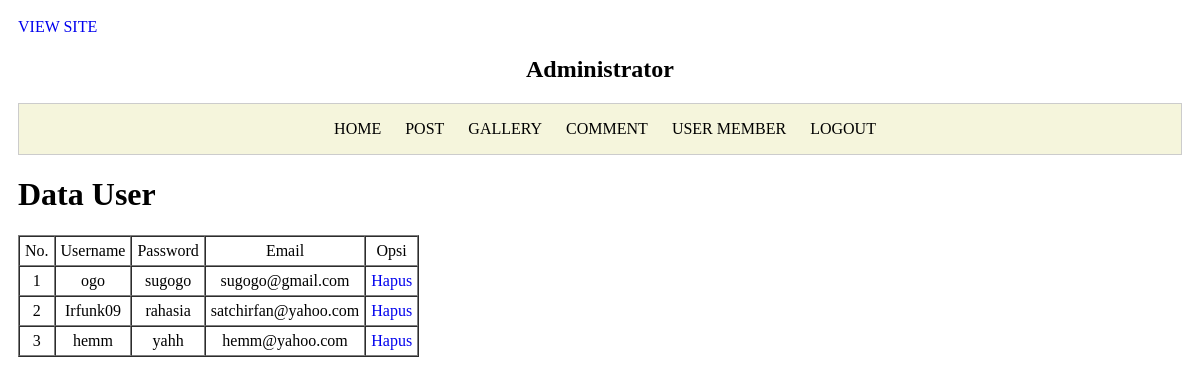
Screenshot of /admin/Home.php?user_member (signed in) with the database file from the repository.
### tables this page shows
CREATE TABLE IF NOT EXISTS `user` (
  `user_id` int(4) NOT NULL AUTO_INCREMENT,
  `username` varchar(50) DEFAULT NULL,
  `password` varchar(50) DEFAULT NULL,
  `email` varchar(50) DEFAULT NULL,
  PRIMARY KEY (`user_id`)
);

### admin/Usermember.php (the view, shortened to what this page needs)
<html>
<body>
<h1>Data User</h1>
<table border="1" cellpadding="5" cellspacing="0" style="text-align:center">
	<thead>
    	<tr>
        	<td>No.</td>
        	<td>Username</td>
        	<td>Password</td>
        	<td>Email</td>
        	<td>Opsi</td>
        </tr>
    </thead>
    <tbody>
    <?php
	$query = mysql_query("select * from user");
	$no=1;
	while ($data = mysql_fetch_array($query)) {
	?>
    	<tr>
			<td><?php echo $no; ?></td>
			<td><?php echo $data['username']; ?></td>
        	<td><?php echo $data['password']; ?></td>
        	<td><?php echo $data['email']; ?></td>
            <td>
                <a href="delete.php?id_user=<?php echo $data['user_id']; ?>">Hapus</a>
            </td>
        </tr>
    <?php
		$no++;
	}
	?>
    </tbody>
</table><br>
</body>
</html>

### admin/css/style.css (style rules this page uses)
#bodyhome { padding: 10px; }
#bodyhome a { text-decoration:none; }

### rows the page displays
user: username "ogo", password "sugogo", email "sugogo@gmail.com"
user: username "Irfunk09", password "rahasia", email "satchirfan@yahoo.com"
user: username "hemm", password "yahh", email "hemm@yahoo.com"
